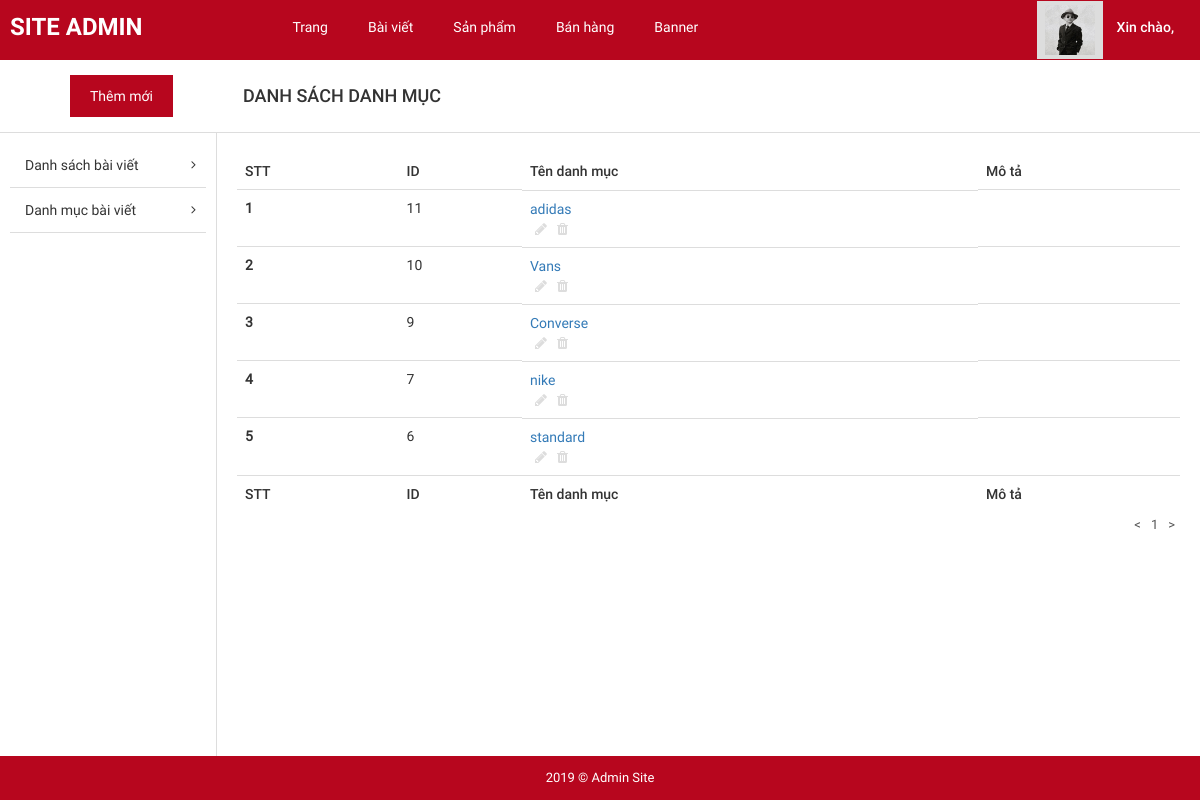
Page /admin/?page=list_cat (signed in) on the committed database.
### tables this page shows
CREATE TABLE `tbl_category` (
  `id` int(11) NOT NULL,
  `title` varchar(100) NOT NULL,
  `content` text NOT NULL
);

### admin/pages/list_cat.php (the view, shortened to what this page needs)
<div id="main-content-wp" class="list-cat-page">
    <div class="section" id="title-page">
        <div class="clearfix">
            <a href="?page=add_cat" title="" id="add-new" class="fl-left">Thêm mới</a>
            <h3 id="index" class="fl-left">Danh sách danh mục</h3>
        </div>
    </div>
    <div class="wrap clearfix">
        <div id="sidebar" class="fl-left">
            <ul id="list-cat">
                <li>
                    <a href="?page=list_post" title="">Danh sách bài viết</a>
                </li>
                <li>
                    <a href="?page=list_cat" title="">Danh mục bài viết</a>
                </li>
            </ul>
        </div>
        <div id="content" class="fl-right">
            <div class="section" id="detail-page">
                <div class="section-detail">
                    <div class="table-responsive">
                        <table class="table list-table-wp">
                            <thead>
                                <tr>
                                    <td><span class="thead-text">STT</span></td>
                                    <td><span class="thead-text">ID</span></td>
                                    <td><span class="thead-text">Tên danh mục</span></td>
                                    <td><span class="thead-text">Mô tả</span></td>
                                </tr>
                                <?php
                                    if(isset($_GET['trang'])){
                                        $get_trang = $_GET['trang'];
                                    }
                                    else{
                                        $get_trang = '';
                                    }
                                    if ($get_trang == '' || $get_trang == 1){
                                        $trang = 0;
                                    }
                                    else
                                    {
                                        $trang = ($get_trang*8)-8;
                                    }
                                ?>
                            </thead>
                            <tbody>
                               <?php
                               include("../config/dbconfig.php");
                               if (isset($_POST['s'])) {
                                    if ($_POST['s'] != '') {
                                        $s = $_POST['s'];
                                        $sql = "select * from tbl_category where id LIKE '%$s%' or title LIKE '%$s%' order by id desc limit $trang,8";
                                    }else {
                                        $sql = "select * from tbl_category order by id desc limit $trang,8";
                                    }
                                }else{
                                    $sql = "select * from tbl_category order by id desc limit $trang,8";
                                    }
                               $run = mysqli_query($conn, $sql);
                               $i = 0;
                               while ($row = mysqli_fetch_array($run)) {
                                  $i++;
                                  ;?>
                                  <tr>
                                    <th scope="row"><?php echo $i;?></th>
                                    <td><span class="tbody-text"><?php echo $row["id"];?></h3></span>
                                        <td class="clearfix">
                                            <div class="tb-title fl-left">
                                                <a href="" title=""><?php echo $row["title"];?></a>
                                            </div>
                                            <ul class="list-operation fl-right">
                                                <li><a href="?page=change_cat&id=<?php echo $row['id'];?>" title="Sửa" class="edit"><i class="fa fa-pencil" aria-hidden="true"></i></a></li>
                                                <li><a href="?page=delete_cat&id=<?php echo $row['id'];?>" title="Xóa" class="delete"><i class="fa fa-trash" aria-hidden="true"></i></a></li>
                                            </ul>
                                        </td>
                                        <td><span class="tbody-text"><?php echo $row["content"];?></span></td>
                                    </tr>
                                    <?php
                                }
                                ;?>
                            </tbody>
                            <thead>
                                <tr>
                                    <td><span class="thead-text">STT</span></td>
                                    <td><span class="thead-text">ID</span></td>
                                    <td><span class="thead-text">Tên danh mục</span></td>
                                    <td><span class="thead-text">Mô tả</span></td>
                                </tr>
                            </thead>
                        </table>
                    </div>
                </div>
            </div>
            <div class="section" id="paging-wp">
                <div class="section-detail clearfix">
                    <ul id="list-paging" class="fl-right">
                        <li>
                            <a href="" title=""><</a>
                        </li>
                        <?php
                            $sql_trang = "select * from tbl_category";
                            $run_trang = mysqli_query($conn,$sql_trang);
                            $sosanpham = mysqli_num_rows($run_trang);
                            $sotrang = ceil($sosanpham/8);
                            for($b=1;$b<=$sotrang;$b++){
                                echo '<li><a href="?page=list_cat&trang='.$b.'" style="text-decoration:none">'.' '.$b.' '.'</a></li>';
                            }
                            ?>
                        <li>
                            <a href="" title="">></a>
                        </li>
                    </ul>
                </div>
            </div>
        </div>
    </div>
</div>

### admin/public/css/import/global.css (style rules this page uses)
body { font-family: "Roboto Regular"; font-size: 14px; line-height: 24px; color: #333; }
.fl-left { float: left; }
.fl-right { float: right; }
ul li { list-style: none!important; }
a { text-decoration: none!important; }

### admin/public/css/import/list_post.css (style rules this page uses)
#sidebar { width: 18%; padding: 10px; }
#content { width: 82%; border-left: 1px solid #ddd; padding: 20px; }
#title-page { border-bottom: 1px solid #ddd; }
#add-new { display: inline-block; color: #fff; background: #b7061e; padding: 9px 20px; margin: 15px 70px; }
#index { font-family: 'Roboto Medium'; font-weight: normal; text-transform: uppercase; font-size: 18px; padding: 24px 0px; }
#list-cat li { position: relative; }
#list-cat li a { position: relative; display: block; color: #333; padding: 10px 15px; border-bottom: 1px solid #ddd; }
#list-cat li a:after { position: absolute; content: '\f105'; font-family: 'FontAwesome'; top: 10px; right: 10px; font-size: 13px; }
.list-table-wp thead tr td { font-family: 'Roboto Medium'; font-weight: normal; }
.list-operation li { float: left; }
.list-operation li a { display: block; padding: 0px 5px; color: #ddd; }
.tb-title { width: 75%; display: -webkit-box; -webkit-line-clamp: 1; -moz-line-clamp: 1; -o-line-clamp: 1; -webkit-box-orient: vertical; -moz-box-orient: vertical; -o-box-orient: vertical; max-height: 100%; overflow: hidden; }
.list-operation { width: 100%; }
#list-paging li { float: left; }
#list-paging li a { display: inline-block; color: #555; font-size: 13px; padding: 0px 5px; }

### admin/public/css/import/detail_order.css (style rules this page uses)
.table { margin-bottom: 0!important; }

### rows in the picture
tbl_category: id "11", title "adidas"
tbl_category: id "10", title "Vans"
tbl_category: id "9", title "Converse"
tbl_category: id "7", title "nike"
tbl_category: id "6", title "standard"
